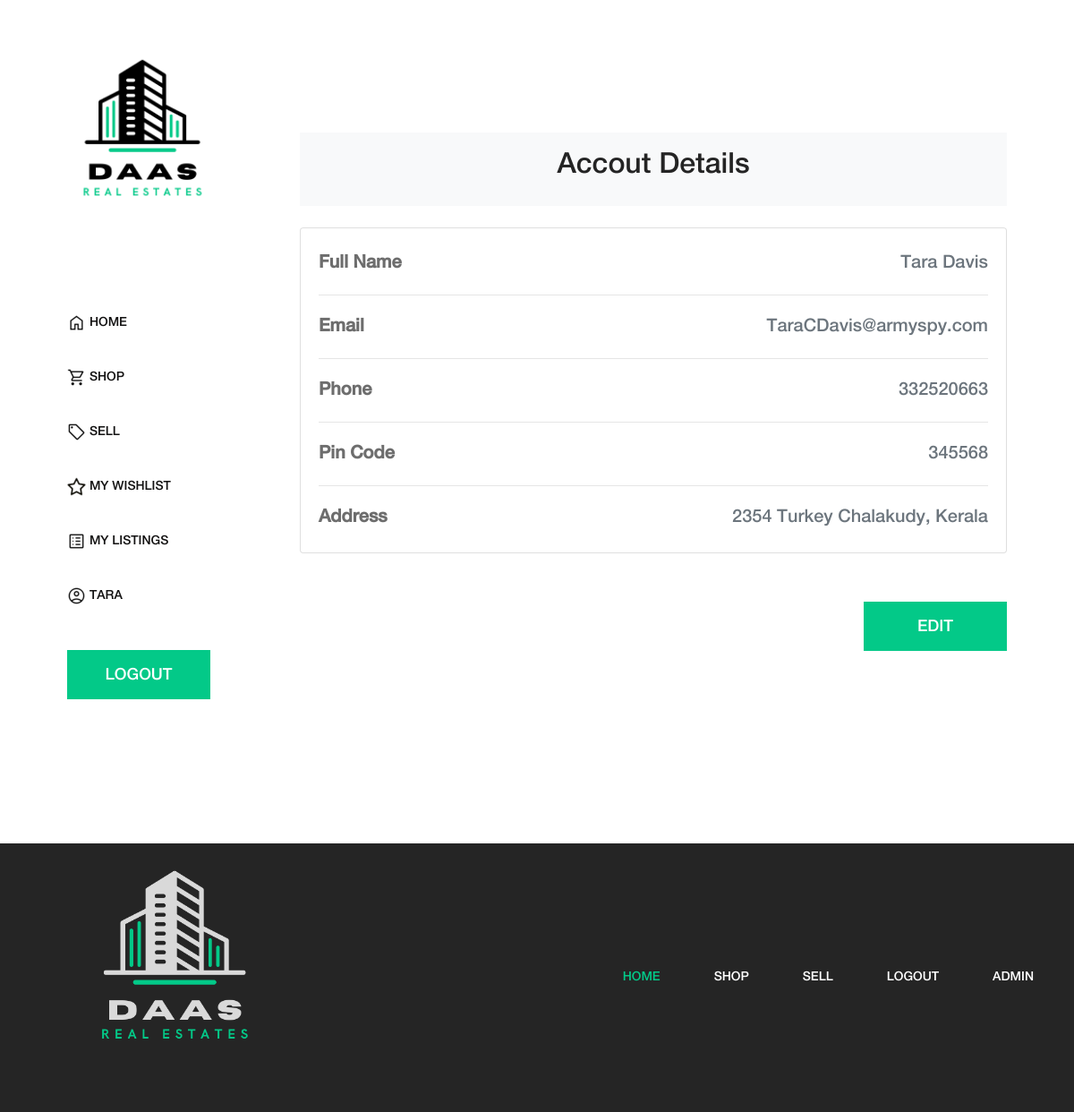
Screenshot of /user_account.php (signed in) with the database file from the repository.
### tables this page shows
CREATE TABLE `users_tbl` (
  `userid` int(11) NOT NULL,
  `firstname` varchar(50) NOT NULL,
  `lastname` varchar(50) NOT NULL,
  `password` varchar(50) NOT NULL,
  `email` varchar(100) NOT NULL,
  `phoneno` varchar(100) NOT NULL,
  `address` varchar(250) NOT NULL,
  `city` int(11) NOT NULL,
  `state` int(11) NOT NULL,
  `pincode` varchar(15) NOT NULL
);

CREATE TABLE `city_tbl` (
  `city_id` int(11) NOT NULL,
  `city_name` varchar(100) NOT NULL,
  `state_id` int(11) NOT NULL
);

CREATE TABLE `state_tbl` (
  `state_id` int(11) NOT NULL,
  `state_name` varchar(100) NOT NULL
);

### user_account.php (the view, shortened to what this page needs)
<?php include("header.php"); ?>
<?php include("connection.php"); ?>
<?php
if (isset($_SESSION["userid"])) {
  $userid = $_SESSION["userid"];
  $query = "SELECT t1.*, t2.city_name city_name, t3.state_name state_name FROM users_tbl t1
JOIN city_tbl t2 ON t1.city=t2.city_id
JOIN state_tbl t3 ON t1.state=t3.state_id
WHERE userid='$userid';";
  $result = mysqli_query($conn, $query);
  $row = mysqli_fetch_assoc($result);
} else {
  header("location: index.php");
}
?>
<div class="cart-table-area section-padding-100">
  <section>
    <div class="container py-5">
      <div class="row">
        <div class="col">
          <nav aria-label="breadcrumb" class="bg-light rounded-3 p-3 mb-4">
            <h2 class="text-center">Accout Details</h2>
          </nav>
        </div>
      </div>
      <div class="col-188">
        <div class="card mb-4">
          <div class="card-body">
            <div class="row">
              <div class="col-sm">
                <p class="mb-0"><b>Full Name</b></p>
              </div>
              <div class="col-sm">
                <p class="text-right text-muted mb-0"><?php echo $row["firstname"] . " " . $row["lastname"] ?></p>
              </div>
            </div>
            <hr>
            <div class="row">
              <div class="col-sm">
                <p class="mb-0"><b>Email</b></p>
              </div>
              <div class="col-sm">
                <p class="text-right text-muted mb-0"><?php echo $row["email"] ?></p>
              </div>
            </div>
            <hr>
            <div class="row">
              <div class="col-sm">
                <p class="mb-0"><b>Phone</b></p>
              </div>
              <div class="col-sm">
                <p class="text-right text-muted mb-0"><?php echo $row["phoneno"] ?></p>
              </div>
            </div>
            <hr>
            <div class="row">
              <div class="col-sm">
                <p class="mb-0"><b>Pin Code</b></p>
              </div>
              <div class="col-sm">
                <p class="text-right text-muted mb-0"><?php echo $row["pincode"] ?></p>
              </div>
            </div>
            <hr>
            <div class="row">
              <div class="col-sm">
                <p class="mb-0"><b>Address</b></p>
              </div>
              <div class="col-sm">
                <p class="text-right text-muted mb-0"><?php echo $row["address"] . " " . $row["city_name"] . ", " . $row["state_name"] ?></p>
              </div>
            </div>
          </div>
        </div>
      </div>
      <div class="amado-btn-group mt-30 mb-100 float-right">
        <a href="edit_user.php" class="btn amado-btn mb-15"> EDIT</a>
      </div>
    </div>
  </section>
</div>
<?php include("footer.php"); ?>

### css/core-style.css (style rules this page uses)
* { margin: 0; padding: 0; }
body { font-family: "helveticaneuemedium"; font-size: 16px; }
h1, h2, h3, h4, h5, h6 { color: #242424; line-height: 1.3; font-weight: 400; }
p { color: #6d6d6d; font-size: 20px; line-height: 1.9; font-weight: 400; }
a { text-decoration: none; color: #03C988; font-size: 20px; }
.mt-30 { margin-top: 30px !important; }
.mb-15 { margin-bottom: 15px !important; }
.mb-100 { margin-bottom: 100px !important; }
.section-padding-100 { padding-top: 100px; padding-bottom: 100px; }
.amado-btn { display: inline-block; min-width: 160px; height: 55px; color: #ffffff; border: none; border-radius: 0; padding: 0 7px; font-size: 18px; line-height: 56px; background-color: #03C988; font-weight: 400; }
.main-content-wrapper .cart-table-area { position: relative; z-index: 1; -webkit-box-flex: 0; -ms-flex: 0 0 calc(95% - 320px); flex: 0 0 calc(95% - 320px); width: calc(95% - 320px); max-width: calc(95% - 320px); }

### style.css (style rules this page uses)
.row { justify-content: center; }

### rows the page displays
users_tbl: firstname "Tara", lastname "Davis", email "TaraCDavis@armyspy.com", phoneno "332520663", pincode "345568", address "2354 Turkey", city.city_name "Chalakudy", state.state_name "Kerala"

### other values shown
$_SESSION["fname"] "TARA"
$val "LOGOUT"
